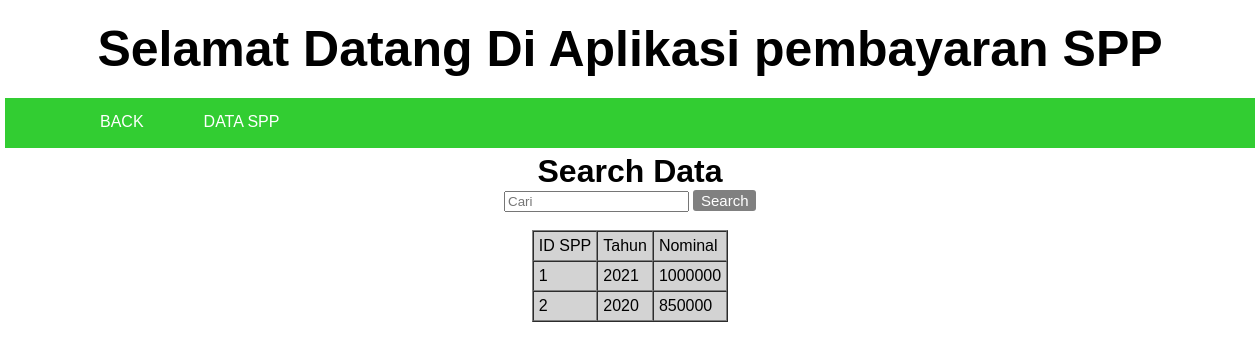
The page /search_spp.php (signed in) on the database its author committed.
### tables this page shows
CREATE TABLE IF NOT EXISTS `spp` (
  `id_spp` int(11) NOT NULL,
  `tahun` int(11) NOT NULL,
  `nominal` int(11) NOT NULL
);

### search_spp.php (the view, shortened to what this page needs)
<?php
require("koneksi.php");
?>
<!DOCTYPE html>
<html>
<head>
</head>
<body>
<h1 id="judul">Selamat Datang Di Aplikasi pembayaran SPP</h1>
<div class="header">
	<div class="header-list">
	   <ul>
		  <li><a href="home.php">BACK</a></li>
		  <li><a href="spp.php">DATA SPP</a></li>
	   </ul>
    </div>
</div>
<div class="container">
<center>
<h1>Search Data</h1>
<form method="POST">
<input type="text" name="nt" placeholder="Cari">
<input type="submit" name="submit" value="Search" class="search">
</form>
<br>
<div class="databes">
<table border="1" cellpadding="5" cellspacing="0" bgcolor='#D3D3D3'>
	<tr>
		<td>ID SPP</td>
		<td>Tahun</td>
		<td>Nominal</td>
	</tr>
	    <?php
	        if(!ISSET($_POST['submit'])){
	        	$sql = "SELECT * FROM spp";
	        	$query = mysqli_query($conn, $sql);
	        	while ($row = mysqli_fetch_array($query)) {
	            ?>
	            <tr>
	            	<td><?php echo $row['id_spp']; ?> </td>
	            	<td><?php echo $row['tahun']; ?> </td>
	            	<td><?php echo $row['nominal']; ?> </td>
	            </tr>
	            <?php
	        	}
	        }
	        ?>
	    </div>
</center>
</div>
</body>
</html>

### search_spp.php (style rules this page uses)
* { margin:0px auto; }
body { font-family: arial; background-color: white; height: 1625px; }
a { text-decoration: none; }
li { list-style: none; }
#judul { font-style: bold; text-align: center; font-size: 50px; margin-top: 20px; }
.header { background-color:#32CD32; width: 1200px; padding:25px; margin-top: 20px; }
.header-list li { float: left; padding: 0 10px; margin-top: -10px; }
.header-list a { color: white; padding: 20px; }
.container { width: 1250px; height: 1200px; margin-top: 5px; }
.search { background-color: grey; color: white; font-size: 15px; width: 5%; border: none; border-radius: 3px; padding: 2px; }

### rows shown on the page
spp: id_spp "1", tahun "2021", nominal "1000000"
spp: id_spp "2", tahun "2020", nominal "850000"
